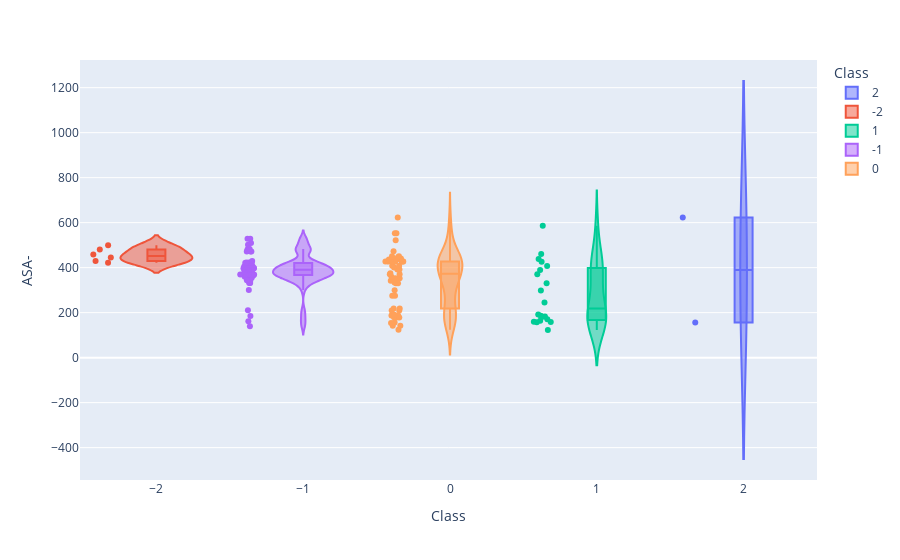

The notebook cell this image was saved under:
### Code cell
import plotly.express as px

fig = px.violin(best_attr_data, y="ASA-", x="Class", color="Class", box=True, points="all",
          hover_data=best_attr_data.columns)
fig.show()

### Figure 1 — Plotly figure (JSON) as saved in the notebook; plotly's stock layout.template omitted (floating-point values rounded to 4 significant figures; data arrays with more than 128 entries replaced by an {"elided": "..."} marker saying what was removed)
{"data": [{"alignmentgroup": "True", "box": {"visible": true}, "customdata": [[21.28, 212.4, 601.1, 10.11, -8.971, 0.9973, 5.547, 5.375, 0.9835], [156.0, 187.2, 0.7196, 2.931, -3.685, 0.7182, 2.106, 2.118, 1.509]], "hovertemplate": "Class=%{x}<br>ASA-=%{y}<br>ASA+=%{customdata[0]}<br>CASA+=%{customdata[1]}<br>DASA=%{customdata[2]}<br>h_logP=%{customdata[3]}<br>h_logS=%{customdata[4]}<br>npr2=%{customdata[5]}<br>rgyr=%{customdata[6]}<br>std_dim1=%{customdata[7]}<br>std_dim2=%{customdata[8]}<extra></extra>", "legendgroup": "2", "marker": {"color": "#636efa"}, "name": "2", "offsetgroup": "2", "orientation": "v", "points": "all", "scalegroup": "True", "showlegend": true, "type": "violin", "x": [2, 2], "x0": " ", "xaxis": "x", "y": [622.4, 156.7], "y0": " ", "yaxis": "y"}, {"alignmentgroup": "True", "box": {"visible": true}, "customdata": [[38.98, 68.99, 460.5, 10.48, -10.13, 0.7367, 3.768, 2.839, 1.732], [46.27, 110.1, 375.2, 5.372, -6.205, 0.9356, 3.078, 1.968, 1.369], [56.39, 98.29, 424.1, 9.795, -9.442, 0.9536, 3.802, 2.855, 1.267], [87.26, 152.2, 357.6, 8.999, -9.138, 0.7388, 4.031, 3.088, 1.719], [71.59, 122.8, 386.6, 9.112, -8.755, 0.9821, 3.863, 2.853, 1.239], [84.54, 142.8, 345.5, 8.434, -8.074, 0.9039, 3.947, 2.855, 1.383]], "hovertemplate": "Class=%{x}<br>ASA-=%{y}<br>ASA+=%{customdata[0]}<br>CASA+=%{customdata[1]}<br>DASA=%{customdata[2]}<br>h_logP=%{customdata[3]}<br>h_logS=%{customdata[4]}<br>npr2=%{customdata[5]}<br>rgyr=%{customdata[6]}<br>std_dim1=%{customdata[7]}<br>std_dim2=%{customdata[8]}<extra></extra>", "legendgroup": "-2", "marker": {"color": "#EF553B"}, "name": "-2", "offsetgroup": "-2", "orientation": "v", "points": "all", "scalegroup": "True", "showlegend": true, "type": "violin", "x": [-2, -2, -2, -2, -2, -2], "x0": " ", "xaxis": "x", "y": [499.5, 421.4, 480.5, 444.8, 458.2, 430.1], "y0": " ", "yaxis": "y"}, {"alignmentgroup": "True", "box": {"visible": true}, "customdata": {"elided": "20x9 float values"}, "hovertemplate": "Class=%{x}<br>ASA-=%{y}<br>ASA+=%{customdata[0]}<br>CASA+=%{customdata[1]}<br>DASA=%{customdata[2]}<br>h_logP=%{customdata[3]}<br>h_logS=%{customdata[4]}<br>npr2=%{customdata[5]}<br>rgyr=%{customdata[6]}<br>std_dim1=%{customdata[7]}<br>std_dim2=%{customdata[8]}<extra></extra>", "legendgroup": "1", "marker": {"color": "#00cc96"}, "name": "1", "offsetgroup": "1", "orientation": "v", "points": "all", "scalegroup": "True", "showlegend": true, "type": "violin", "x": [1, 1, 1, 1, 1, 1, 1, 1, 1, 1, 1, 1, 1, 1, 1, 1, 1, 1, 1, 1], "x0": " ", "xaxis": "x", "y": [186.2, 159.5, 407.5, 586.3, 183.2, 164.5, 192.0, 182.3, 158.1, 460.6, 156.8, 370.7, 425.7, 438.8, 171.1, 122.9, 298.9, 330.6, 245.0, 389.5], "y0": " ", "yaxis": "y"}, {"alignmentgroup": "True", "box": {"visible": true}, "customdata": {"elided": "64x9 float values"}, "hovertemplate": "Class=%{x}<br>ASA-=%{y}<br>ASA+=%{customdata[0]}<br>CASA+=%{customdata[1]}<br>DASA=%{customdata[2]}<br>h_logP=%{customdata[3]}<br>h_logS=%{customdata[4]}<br>npr2=%{customdata[5]}<br>rgyr=%{customdata[6]}<br>std_dim1=%{customdata[7]}<br>std_dim2=%{customdata[8]}<extra></extra>", "legendgroup": "-1", "marker": {"color": "#ab63fa"}, "name": "-1", "offsetgroup": "-1", "orientation": "v", "points": "all", "scalegroup": "True", "showlegend": true, "type": "violin", "x": [-1, -1, -1, -1, -1, -1, -1, -1, -1, -1, -1, -1, -1, -1, -1, -1, -1, -1, -1, -1, -1, -1, -1, -1, -1, -1, -1, -1, -1, -1, -1, -1, -1, -1, -1, -1, -1, -1, -1, -1, -1, -1, -1, -1, -1, -1, -1, -1, -1, -1, -1, -1, -1, -1, -1, -1, -1, -1, -1, -1, -1, -1, -1, -1], "x0": " ", "xaxis": "x", "y": [415.0, 380.6, 429.3, 405.7, 501.6, 422.2, 356.5, 365.7, 398.0, 390.4, 332.6, 139.6, 480.3, 161.4, 340.4, 509.9, 300.4, 423.2, 471.3, 483.4, 369.4, 185.5, 347.5, 331.2, 420.2, 210.9, 400.3, 528.6, 368.3, 359.9, 393.5, 422.9, 392.5, 405.6, 397.0, 369.8, 370.0, 390.0, 397.3, 343.8, 389.8, 471.3, 483.4, 369.4, 471.3, 331.2, 420.2, 400.3, 369.8, 369.8, 369.8, 369.8, 528.6, 369.8, 368.3, 359.9, 393.5, 422.9, 392.5, 405.6, 397.0, 369.8, 343.8, 369.8], "y0": " ", "yaxis": "y"}, {"alignmentgroup": "True", "box": {"visible": true}, "customdata": {"elided": "62x9 float values"}, "hovertemplate": "Class=%{x}<br>ASA-=%{y}<br>ASA+=%{customdata[0]}<br>CASA+=%{customdata[1]}<br>DASA=%{customdata[2]}<br>h_logP=%{customdata[3]}<br>h_logS=%{customdata[4]}<br>npr2=%{customdata[5]}<br>rgyr=%{customdata[6]}<br>std_dim1=%{customdata[7]}<br>std_dim2=%{customdata[8]}<extra></extra>", "legendgroup": "0", "marker": {"color": "#FFA15A"}, "name": "0", "offsetgroup": "0", "orientation": "v", "points": "all", "scalegroup": "True", "showlegend": true, "type": "violin", "x": [0, 0, 0, 0, 0, 0, 0, 0, 0, 0, 0, 0, 0, 0, 0, 0, 0, 0, 0, 0, 0, 0, 0, 0, 0, 0, 0, 0, 0, 0, 0, 0, 0, 0, 0, 0, 0, 0, 0, 0, 0, 0, 0, 0, 0, 0, 0, 0, 0, 0, 0, 0, 0, 0, 0, 0, 0, 0, 0, 0, 0, 0], "x0": " ", "xaxis": "x", "y": [299.3, 446.3, 622.9, 123.5, 191.0, 153.7, 141.6, 435.9, 427.3, 450.3, 345.8, 341.4, 156.8, 408.2, 218.6, 374.7, 353.3, 187.9, 347.1, 432.4, 427.9, 330.9, 553.2, 274.9, 391.2, 440.6, 370.6, 521.9, 209.9, 400.1, 473.2, 178.8, 333.7, 179.3, 141.6, 435.9, 427.3, 435.9, 427.3, 450.3, 427.3, 427.3, 408.2, 218.6, 359.9, 353.3, 187.9, 432.4, 330.9, 553.2, 274.9, 391.2, 427.3, 370.6, 209.9, 427.3, 427.3, 427.3, 427.3, 178.8, 333.7, 179.3], "y0": " ", "yaxis": "y"}], "layout": {"legend": {"title": {"text": "Class"}, "tracegroupgap": 0}, "margin": {"t": 60}, "violinmode": "overlay", "xaxis": {"anchor": "y", "categoryarray": [2, -2, 1, -1, 0], "categoryorder": "array", "domain": [0, 1], "title": {"text": "Class"}}, "yaxis": {"anchor": "x", "domain": [0, 1], "title": {"text": "ASA-"}}}}
